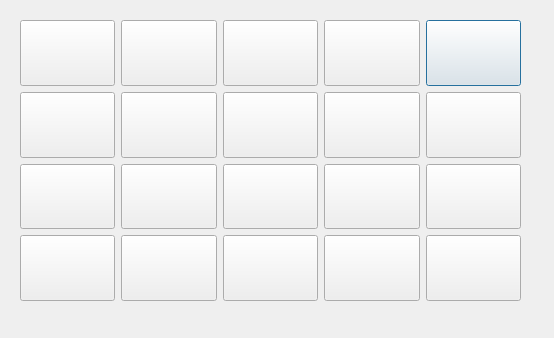
<?xml version="1.0" encoding="UTF-8"?>
<ui version="4.0">
 <class>Dialog</class>
 <widget class="QDialog" name="Dialog">
  <property name="geometry">
   <rect>
    <x>0</x>
    <y>0</y>
    <width>554</width>
    <height>338</height>
   </rect>
  </property>
  <property name="windowTitle">
   <string>Dialog</string>
  </property>
  <widget class="QWidget" name="gridLayoutWidget_2">
   <property name="geometry">
    <rect>
     <x>20</x>
     <y>20</y>
     <width>501</width>
     <height>281</height>
    </rect>
   </property>
   <layout class="QGridLayout" name="gridLayout_botoes">
    <item row="0" column="4">
     <widget class="QPushButton" name="botao_regiao5">
      <property name="sizePolicy">
       <sizepolicy hsizetype="Expanding" vsizetype="Expanding">
        <horstretch>0</horstretch>
        <verstretch>0</verstretch>
       </sizepolicy>
      </property>
      <property name="styleSheet">
       <string notr="true">background-color: rgba(255, 255, 255, 0);
border: none;}
QPushButton:hover {background-color: rgba(100, 150, 200, 0.5);</string>
      </property>
      <property name="text">
       <string/>
      </property>
     </widget>
    </item>
    <item row="3" column="3">
     <widget class="QPushButton" name="botao_regiao19">
      <property name="sizePolicy">
       <sizepolicy hsizetype="Expanding" vsizetype="Expanding">
        <horstretch>0</horstretch>
        <verstretch>0</verstretch>
       </sizepolicy>
      </property>
      <property name="styleSheet">
       <string notr="true">background-color: rgba(255, 255, 255, 0);
border: none;}
QPushButton:hover {background-color: rgba(100, 150, 200, 0.5);</string>
      </property>
      <property name="text">
       <string/>
      </property>
     </widget>
    </item>
    <item row="1" column="3">
     <widget class="QPushButton" name="botao_regiao9">
      <property name="sizePolicy">
       <sizepolicy hsizetype="Expanding" vsizetype="Expanding">
        <horstretch>0</horstretch>
        <verstretch>0</verstretch>
       </sizepolicy>
      </property>
      <property name="styleSheet">
       <string notr="true">background-color: rgba(255, 255, 255, 0);
border: none;}
QPushButton:hover {background-color: rgba(100, 150, 200, 0.5);</string>
      </property>
      <property name="text">
       <string/>
      </property>
     </widget>
    </item>
    <item row="1" column="2">
     <widget class="QPushButton" name="botao_regiao8">
      <property name="sizePolicy">
       <sizepolicy hsizetype="Expanding" vsizetype="Expanding">
        <horstretch>0</horstretch>
        <verstretch>0</verstretch>
       </sizepolicy>
      </property>
      <property name="styleSheet">
       <string notr="true">background-color: rgba(255, 255, 255, 0);
border: none;}
QPushButton:hover {background-color: rgba(100, 150, 200, 0.5);</string>
      </property>
      <property name="text">
       <string/>
      </property>
     </widget>
    </item>
    <item row="1" column="0">
     <widget class="QPushButton" name="botao_regiao6">
      <property name="sizePolicy">
       <sizepolicy hsizetype="Expanding" vsizetype="Expanding">
        <horstretch>0</horstretch>
        <verstretch>0</verstretch>
       </sizepolicy>
      </property>
      <property name="styleSheet">
       <string notr="true">background-color: rgba(255, 255, 255, 0);
border: none;}
QPushButton:hover {background-color: rgba(100, 150, 200, 0.5);</string>
      </property>
      <property name="text">
       <string/>
      </property>
      <property name="default">
       <bool>false</bool>
      </property>
     </widget>
    </item>
    <item row="0" column="0">
     <widget class="QPushButton" name="botao_regiao1">
      <property name="sizePolicy">
       <sizepolicy hsizetype="Expanding" vsizetype="Expanding">
        <horstretch>0</horstretch>
        <verstretch>0</verstretch>
       </sizepolicy>
      </property>
      <property name="styleSheet">
       <string notr="true">background-color: rgba(255, 255, 255, 0);
border: none;}
QPushButton:hover {background-color: rgba(100, 150, 200, 0.5);</string>
      </property>
      <property name="text">
       <string/>
      </property>
     </widget>
    </item>
    <item row="0" column="2">
     <widget class="QPushButton" name="botao_regiao3">
      <property name="sizePolicy">
       <sizepolicy hsizetype="Expanding" vsizetype="Expanding">
        <horstretch>0</horstretch>
        <verstretch>0</verstretch>
       </sizepolicy>
      </property>
      <property name="styleSheet">
       <string notr="true">background-color: rgba(255, 255, 255, 0);
border: none;}
QPushButton:hover {background-color: rgba(100, 150, 200, 0.5);</string>
      </property>
      <property name="text">
       <string/>
      </property>
     </widget>
    </item>
    <item row="3" column="1">
     <widget class="QPushButton" name="botao_regiao17">
      <property name="sizePolicy">
       <sizepolicy hsizetype="Expanding" vsizetype="Expanding">
        <horstretch>0</horstretch>
        <verstretch>0</verstretch>
       </sizepolicy>
      </property>
      <property name="styleSheet">
       <string notr="true">background-color: rgba(255, 255, 255, 0);
border: none;}
QPushButton:hover {background-color: rgba(100, 150, 200, 0.5);</string>
      </property>
      <property name="text">
       <string/>
      </property>
     </widget>
    </item>
    <item row="0" column="3">
     <widget class="QPushButton" name="botao_regiao4">
      <property name="sizePolicy">
       <sizepolicy hsizetype="Expanding" vsizetype="Expanding">
        <horstretch>0</horstretch>
        <verstretch>0</verstretch>
       </sizepolicy>
      </property>
      <property name="styleSheet">
       <string notr="true">background-color: rgba(255, 255, 255, 0);
border: none;}
QPushButton:hover {background-color: rgba(100, 150, 200, 0.5);</string>
      </property>
      <property name="text">
       <string/>
      </property>
     </widget>
    </item>
    <item row="2" column="4">
     <widget class="QPushButton" name="botao_regiao15">
      <property name="sizePolicy">
       <sizepolicy hsizetype="Expanding" vsizetype="Expanding">
        <horstretch>0</horstretch>
        <verstretch>0</verstretch>
       </sizepolicy>
      </property>
      <property name="styleSheet">
       <string notr="true">background-color: rgba(255, 255, 255, 0);
border: none;}
QPushButton:hover {background-color: rgba(100, 150, 200, 0.5);</string>
      </property>
      <property name="text">
       <string/>
      </property>
     </widget>
    </item>
    <item row="2" column="3">
     <widget class="QPushButton" name="botao_regiao14">
      <property name="sizePolicy">
       <sizepolicy hsizetype="Expanding" vsizetype="Expanding">
        <horstretch>0</horstretch>
        <verstretch>0</verstretch>
       </sizepolicy>
      </property>
      <property name="styleSheet">
       <string notr="true">background-color: rgba(255, 255, 255, 0);
border: none;}
QPushButton:hover {background-color: rgba(100, 150, 200, 0.5);</string>
      </property>
      <property name="text">
       <string/>
      </property>
     </widget>
    </item>
    <item row="3" column="2">
     <widget class="QPushButton" name="botao_regiao18">
      <property name="sizePolicy">
       <sizepolicy hsizetype="Expanding" vsizetype="Expanding">
        <horstretch>0</horstretch>
        <verstretch>0</verstretch>
       </sizepolicy>
      </property>
      <property name="styleSheet">
       <string notr="true">background-color: rgba(255, 255, 255, 0);
border: none;}
QPushButton:hover {background-color: rgba(100, 150, 200, 0.5);</string>
      </property>
      <property name="text">
       <string/>
      </property>
     </widget>
    </item>
    <item row="0" column="1">
     <widget class="QPushButton" name="botao_regiao2">
      <property name="sizePolicy">
       <sizepolicy hsizetype="Expanding" vsizetype="Expanding">
        <horstretch>0</horstretch>
        <verstretch>0</verstretch>
       </sizepolicy>
      </property>
      <property name="styleSheet">
       <string notr="true">background-color: rgba(255, 255, 255, 0);
border: none;}
QPushButton:hover {background-color: rgba(100, 150, 200, 0.5);</string>
      </property>
      <property name="text">
       <string/>
      </property>
     </widget>
    </item>
    <item row="1" column="1">
     <widget class="QPushButton" name="botao_regiao7">
      <property name="sizePolicy">
       <sizepolicy hsizetype="Expanding" vsizetype="Expanding">
        <horstretch>0</horstretch>
        <verstretch>0</verstretch>
       </sizepolicy>
      </property>
      <property name="styleSheet">
       <string notr="true">background-color: rgba(255, 255, 255, 0);
border: none;}
QPushButton:hover {background-color: rgba(100, 150, 200, 0.5);</string>
      </property>
      <property name="text">
       <string/>
      </property>
     </widget>
    </item>
    <item row="2" column="2">
     <widget class="QPushButton" name="botao_regiao13">
      <property name="sizePolicy">
       <sizepolicy hsizetype="Expanding" vsizetype="Expanding">
        <horstretch>0</horstretch>
        <verstretch>0</verstretch>
       </sizepolicy>
      </property>
      <property name="styleSheet">
       <string notr="true">background-color: rgba(255, 255, 255, 0);
border: none;}
QPushButton:hover {background-color: rgba(100, 150, 200, 0.5);</string>
      </property>
      <property name="text">
       <string/>
      </property>
     </widget>
    </item>
    <item row="3" column="4">
     <widget class="QPushButton" name="botao_regiao20">
      <property name="sizePolicy">
       <sizepolicy hsizetype="Expanding" vsizetype="Expanding">
        <horstretch>0</horstretch>
        <verstretch>0</verstretch>
       </sizepolicy>
      </property>
      <property name="styleSheet">
       <string notr="true">background-color: rgba(255, 255, 255, 0);
border: none;}
QPushButton:hover {background-color: rgba(100, 150, 200, 0.5);</string>
      </property>
      <property name="text">
       <string/>
      </property>
     </widget>
    </item>
    <item row="3" column="0">
     <widget class="QPushButton" name="botao_regiao16">
      <property name="sizePolicy">
       <sizepolicy hsizetype="Expanding" vsizetype="Expanding">
        <horstretch>0</horstretch>
        <verstretch>0</verstretch>
       </sizepolicy>
      </property>
      <property name="styleSheet">
       <string notr="true">background-color: rgba(255, 255, 255, 0);
border: none;}
QPushButton:hover {background-color: rgba(100, 150, 200, 0.5);</string>
      </property>
      <property name="text">
       <string/>
      </property>
     </widget>
    </item>
    <item row="2" column="0">
     <widget class="QPushButton" name="botao_regiao11">
      <property name="sizePolicy">
       <sizepolicy hsizetype="Expanding" vsizetype="Expanding">
        <horstretch>0</horstretch>
        <verstretch>0</verstretch>
       </sizepolicy>
      </property>
      <property name="styleSheet">
       <string notr="true">background-color: rgba(255, 255, 255, 0);
border: none;}
QPushButton:hover {background-color: rgba(100, 150, 200, 0.5);</string>
      </property>
      <property name="text">
       <string/>
      </property>
     </widget>
    </item>
    <item row="2" column="1">
     <widget class="QPushButton" name="botao_regiao12">
      <property name="sizePolicy">
       <sizepolicy hsizetype="Expanding" vsizetype="Expanding">
        <horstretch>0</horstretch>
        <verstretch>0</verstretch>
       </sizepolicy>
      </property>
      <property name="styleSheet">
       <string notr="true">background-color: rgba(255, 255, 255, 0);
border: none;}
QPushButton:hover {background-color: rgba(100, 150, 200, 0.5);</string>
      </property>
      <property name="text">
       <string/>
      </property>
     </widget>
    </item>
    <item row="1" column="4">
     <widget class="QPushButton" name="botao_regiao10">
      <property name="sizePolicy">
       <sizepolicy hsizetype="Expanding" vsizetype="Expanding">
        <horstretch>0</horstretch>
        <verstretch>0</verstretch>
       </sizepolicy>
      </property>
      <property name="styleSheet">
       <string notr="true">background-color: rgba(255, 255, 255, 0);
border: none;}
QPushButton:hover {background-color: rgba(100, 150, 200, 0.5);</string>
      </property>
      <property name="text">
       <string/>
      </property>
     </widget>
    </item>
   </layout>
  </widget>
 </widget>
 <resources/>
 <connections>
  <connection>
   <sender>botao_regiao20</sender>
   <signal>clicked()</signal>
   <receiver>Dialog</receiver>
   <slot>botao_clicado_regiao()</slot>
   <hints>
    <hint type="sourcelabel">
     <x>493</x>
     <y>259</y>
    </hint>
    <hint type="destinationlabel">
     <x>541</x>
     <y>265</y>
    </hint>
   </hints>
  </connection>
  <connection>
   <sender>botao_regiao19</sender>
   <signal>clicked()</signal>
   <receiver>Dialog</receiver>
   <slot>botao_clicado_regiao()</slot>
   <hints>
    <hint type="sourcelabel">
     <x>388</x>
     <y>267</y>
    </hint>
    <hint type="destinationlabel">
     <x>479</x>
     <y>312</y>
    </hint>
   </hints>
  </connection>
  <connection>
   <sender>botao_regiao18</sender>
   <signal>clicked()</signal>
   <receiver>Dialog</receiver>
   <slot>botao_clicado_regiao()</slot>
   <hints>
    <hint type="sourcelabel">
     <x>294</x>
     <y>288</y>
    </hint>
    <hint type="destinationlabel">
     <x>350</x>
     <y>318</y>
    </hint>
   </hints>
  </connection>
  <connection>
   <sender>botao_regiao17</sender>
   <signal>clicked()</signal>
   <receiver>Dialog</receiver>
   <slot>botao_clicado_regiao()</slot>
   <hints>
    <hint type="sourcelabel">
     <x>194</x>
     <y>279</y>
    </hint>
    <hint type="destinationlabel">
     <x>258</x>
     <y>318</y>
    </hint>
   </hints>
  </connection>
  <connection>
   <sender>botao_regiao15</sender>
   <signal>clicked()</signal>
   <receiver>Dialog</receiver>
   <slot>botao_clicado_regiao()</slot>
   <hints>
    <hint type="sourcelabel">
     <x>497</x>
     <y>176</y>
    </hint>
    <hint type="destinationlabel">
     <x>536</x>
     <y>184</y>
    </hint>
   </hints>
  </connection>
  <connection>
   <sender>botao_regiao14</sender>
   <signal>clicked()</signal>
   <receiver>Dialog</receiver>
   <slot>botao_clicado_regiao()</slot>
   <hints>
    <hint type="sourcelabel">
     <x>380</x>
     <y>172</y>
    </hint>
    <hint type="destinationlabel">
     <x>544</x>
     <y>159</y>
    </hint>
   </hints>
  </connection>
  <connection>
   <sender>botao_regiao10</sender>
   <signal>clicked()</signal>
   <receiver>Dialog</receiver>
   <slot>botao_clicado_regiao()</slot>
   <hints>
    <hint type="sourcelabel">
     <x>480</x>
     <y>112</y>
    </hint>
    <hint type="destinationlabel">
     <x>534</x>
     <y>119</y>
    </hint>
   </hints>
  </connection>
  <connection>
   <sender>botao_regiao9</sender>
   <signal>clicked()</signal>
   <receiver>Dialog</receiver>
   <slot>botao_clicado_regiao()</slot>
   <hints>
    <hint type="sourcelabel">
     <x>380</x>
     <y>140</y>
    </hint>
    <hint type="destinationlabel">
     <x>545</x>
     <y>84</y>
    </hint>
   </hints>
  </connection>
  <connection>
   <sender>botao_regiao5</sender>
   <signal>clicked()</signal>
   <receiver>Dialog</receiver>
   <slot>botao_clicado_regiao()</slot>
   <hints>
    <hint type="sourcelabel">
     <x>497</x>
     <y>50</y>
    </hint>
    <hint type="destinationlabel">
     <x>544</x>
     <y>48</y>
    </hint>
   </hints>
  </connection>
  <connection>
   <sender>botao_regiao4</sender>
   <signal>clicked()</signal>
   <receiver>Dialog</receiver>
   <slot>botao_clicado_regiao()</slot>
   <hints>
    <hint type="sourcelabel">
     <x>381</x>
     <y>39</y>
    </hint>
    <hint type="destinationlabel">
     <x>480</x>
     <y>13</y>
    </hint>
   </hints>
  </connection>
  <connection>
   <sender>botao_regiao3</sender>
   <signal>clicked()</signal>
   <receiver>Dialog</receiver>
   <slot>botao_clicado_regiao()</slot>
   <hints>
    <hint type="sourcelabel">
     <x>294</x>
     <y>48</y>
    </hint>
    <hint type="destinationlabel">
     <x>340</x>
     <y>12</y>
    </hint>
   </hints>
  </connection>
  <connection>
   <sender>botao_regiao2</sender>
   <signal>clicked()</signal>
   <receiver>Dialog</receiver>
   <slot>botao_clicado_regiao()</slot>
   <hints>
    <hint type="sourcelabel">
     <x>191</x>
     <y>48</y>
    </hint>
    <hint type="destinationlabel">
     <x>222</x>
     <y>5</y>
    </hint>
   </hints>
  </connection>
  <connection>
   <sender>botao_regiao13</sender>
   <signal>clicked()</signal>
   <receiver>Dialog</receiver>
   <slot>botao_clicado_regiao()</slot>
   <hints>
    <hint type="sourcelabel">
     <x>276</x>
     <y>201</y>
    </hint>
    <hint type="destinationlabel">
     <x>238</x>
     <y>322</y>
    </hint>
   </hints>
  </connection>
  <connection>
   <sender>botao_regiao8</sender>
   <signal>clicked()</signal>
   <receiver>Dialog</receiver>
   <slot>botao_clicado_regiao()</slot>
   <hints>
    <hint type="sourcelabel">
     <x>283</x>
     <y>126</y>
    </hint>
    <hint type="destinationlabel">
     <x>214</x>
     <y>313</y>
    </hint>
   </hints>
  </connection>
  <connection>
   <sender>botao_regiao12</sender>
   <signal>clicked()</signal>
   <receiver>Dialog</receiver>
   <slot>botao_clicado_regiao()</slot>
   <hints>
    <hint type="sourcelabel">
     <x>178</x>
     <y>209</y>
    </hint>
    <hint type="destinationlabel">
     <x>169</x>
     <y>310</y>
    </hint>
   </hints>
  </connection>
  <connection>
   <sender>botao_regiao7</sender>
   <signal>clicked()</signal>
   <receiver>Dialog</receiver>
   <slot>botao_clicado_regiao()</slot>
   <hints>
    <hint type="sourcelabel">
     <x>159</x>
     <y>141</y>
    </hint>
    <hint type="destinationlabel">
     <x>133</x>
     <y>323</y>
    </hint>
   </hints>
  </connection>
  <connection>
   <sender>botao_regiao16</sender>
   <signal>clicked()</signal>
   <receiver>Dialog</receiver>
   <slot>botao_clicado_regiao()</slot>
   <hints>
    <hint type="sourcelabel">
     <x>57</x>
     <y>273</y>
    </hint>
    <hint type="destinationlabel">
     <x>10</x>
     <y>269</y>
    </hint>
   </hints>
  </connection>
  <connection>
   <sender>botao_regiao11</sender>
   <signal>clicked()</signal>
   <receiver>Dialog</receiver>
   <slot>botao_clicado_regiao()</slot>
   <hints>
    <hint type="sourcelabel">
     <x>28</x>
     <y>195</y>
    </hint>
    <hint type="destinationlabel">
     <x>9</x>
     <y>196</y>
    </hint>
   </hints>
  </connection>
  <connection>
   <sender>botao_regiao6</sender>
   <signal>clicked()</signal>
   <receiver>Dialog</receiver>
   <slot>botao_clicado_regiao()</slot>
   <hints>
    <hint type="sourcelabel">
     <x>31</x>
     <y>115</y>
    </hint>
    <hint type="destinationlabel">
     <x>10</x>
     <y>119</y>
    </hint>
   </hints>
  </connection>
  <connection>
   <sender>botao_regiao1</sender>
   <signal>clicked()</signal>
   <receiver>Dialog</receiver>
   <slot>botao_clicado_regiao()</slot>
   <hints>
    <hint type="sourcelabel">
     <x>95</x>
     <y>41</y>
    </hint>
    <hint type="destinationlabel">
     <x>13</x>
     <y>14</y>
    </hint>
   </hints>
  </connection>
 </connections>
 <slots>
  <slot>botao_clicado_regiao()</slot>
 </slots>
</ui>
